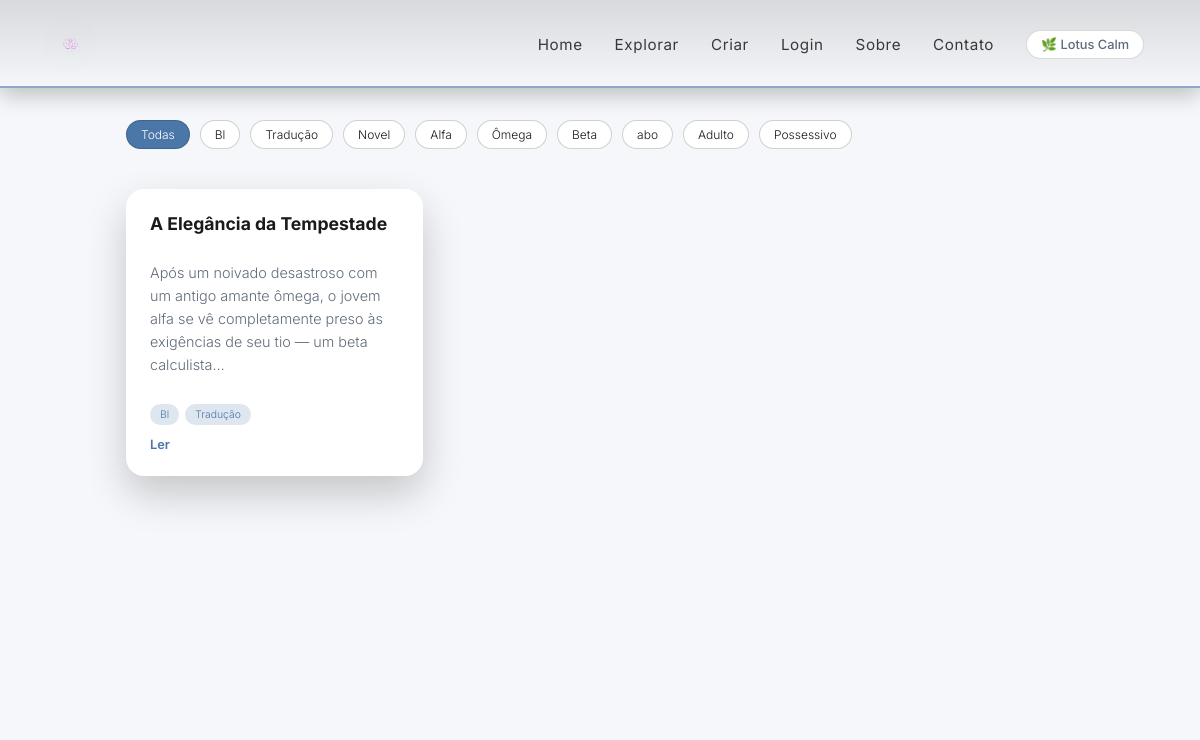
The page /explorar/ on the database its author committed.
### fanfics/models.py (models this page shows, shortened)
class Tag(models.Model):
    nome = models.CharField(max_length=50, unique=True)

class Fanfic(models.Model):
    ESTADO_CHOICES = (
        ("andamento", "Em andamento"),
        ("completa", "Completa"),
    )
    VISIBILIDADE_CHOICES = (
        ("draft", "Rascunho"),
        ("published", "Publicado"),
    )
    titulo = models.CharField(max_length=200)
    descricao = models.TextField()
    conteudo = models.TextField()
    autor = models.ForeignKey(User, on_delete=models.CASCADE, related_name="fanfics")
    tags = models.ManyToManyField(Tag, blank=True, related_name="fanfics")
    likes = models.IntegerField(default=0)
    estado = models.CharField(
        max_length=20,
        choices=ESTADO_CHOICES,
        default="andamento"
    )
    visibilidade = models.CharField(
        max_length=10,
        choices=VISIBILIDADE_CHOICES,
        default="draft"
    )
    criado_em = models.DateTimeField(auto_now_add=True)

### fanfics/views.py (the view)
# urls.py: path('explorar/', views.explorar, name='explorar'),
def explorar(request):
    tag_slug = request.GET.get("tag")
    fanfics = Fanfic.objects.filter(visibilidade="published")
    tags = Tag.objects.all()
    if tag_slug:
        fanfics = fanfics.filter(tags__nome=tag_slug)
    context = {
        "fanfics": fanfics,
        "tags": tags,
        "tag_ativa": tag_slug,
    }
    return render(request, "explorar.html", context)

### templates/explorar.html (shortened to what this page needs)
{% extends "base.html" %}
{% load static %}
{% block extra_css %}
<link rel="stylesheet" href="{% static 'css/explorar.css' %}">
{% endblock %}
{% block content %}
<section class="explorar">
    <div class="filtro-tags">
        <a href="{% url 'explorar' %}"
           class="tag {% if not tag_ativa %}ativa{% endif %}">
            Todas
        </a>
        {% for tag in tags %}
            <a href="?tag={{ tag.nome }}"
               class="tag {% if tag.nome == tag_ativa %}ativa{% endif %}">
                {{ tag.nome }}
            </a>
        {% endfor %}
    </div>
    <div class="cards-grid">
        {% for fanfic in fanfics %}
            <article class="fanfic-card">
                <h3>{{ fanfic.titulo }}</h3>
                <p class="descricao">
                    {{ fanfic.descricao|truncatechars:140 }}
                </p>
                <div class="fanfic-tags">
                    {% for tag in fanfic.tags.all %}
                        <span class="tag-mini">{{ tag.nome }}</span>
                    {% endfor %}
                </div>
                <a href="{% url 'fanfic_detail' fanfic.id %}" class="ler-btn">
                    Ler
                </a>
            </article>
        {% empty %}
            <p class="vazio">Nenhuma fanfic encontrada.</p>
        {% endfor %}
    </div>
</section>
{% endblock %}

### templates/base.html (shortened to what this page needs)
{% load static %}
<!DOCTYPE html>
<html lang="pt-br">
<head>
    <link rel="stylesheet" href="{% static 'css/home.css' %}">
    <link rel="stylesheet" href="{% static 'css/criar-fanfic.css' %}">
    {% block extra_css %}{% endblock %}
</head>
<body class="{% block body_class %}{% endblock %}">
<nav class="navbar">
    <div class="navbar-logo">
        <a href="{% url 'home' %}">
            <img src="{% static 'img/logo.png' %}" alt="Lotus Verse">
        </a>
    </div>
    <div class="nav-right">
        <div class="nav-links">
            <a href="{% url 'home' %}">Home</a>
            <a href="{% url 'explorar' %}">Explorar</a>
            <a href="{% url 'criar_fanfic' %}">Criar</a>
            {% if user.is_authenticated %}
                <a href="{% url 'perfil'%}">Meu perfil</a>
                <form action="{% url 'logout' %}" method="POST" style="display:inline;">
                    {% csrf_token %}
                    <button type="submit" class="nav-login btn-link">
                        Sair
                    </button>
                </form>
            {% else %}
                <a href="{% url 'login' %}" class="nav-login">Login</a>
            {% endif %}
            <a href="{% url 'sobre' %}">Sobre</a>
            <a href="{% url 'contato' %}">Contato</a>
        </div>
        <div class="theme-selector" id="theme-box">
            <div class="theme-current" id="theme-current">
            </div>
        </div>
    </div>
</nav>
<main>
  <div class="container">
    {% block content %}{% endblock %}
  </div>
</main>
</body>
</html>

### static/css/home.css (style rules this page uses)
:root { --bg-color:#f5f7fa; --text-color:#1a1a1a; --card-color:#ffffff; --accent-color:#4a76a8; --secondary-text:#5f6b7a; --border-color: color-mix(in srgb, var(--secondary-text) 25%, transparent); --shadow: 0 18px 40px rgba(0,0,0,.18); --shadow-strong: 0 28px 60px rgba(0,0,0,.28); }
body.theme-calm { --bg-color:#f5f7fa; --text-color:#1a1a1a; --card-color:#ffffff; --accent-color:#4a76a8; --secondary-text:#5f6b7a; }
* { box-sizing:border-box; }
html, body { height:100%; }
body { margin:0; font-family:"Inter", sans-serif; font-weight:300; background:var(--bg-color); color:var(--text-color); -webkit-font-smoothing:antialiased; text-rendering:optimizeLegibility; }
img { max-width:100%; height:auto; display:block; }
body, .navbar, main, .theme-current, .theme-dropdown, .nav-links a { transition: background-color .45s ease, color .35s ease, border-color .35s ease, box-shadow .35s ease; }
.navbar { position:fixed; top:0; width:100%; height:88px; padding:0 56px; display:flex; align-items:center; justify-content:space-between; background:linear-gradient( 180deg, color-mix(in srgb, var(--bg-color) 88%, black), var(--bg-color) ); backdrop-filter: blur(12px); box-shadow: 0 6px 22px rgba(0,0,0,.25), inset 0 -2px 0 color-mix(in srgb, var(--accent-color) 60%, transparent); z-index:1000; }
.navbar-logo img { height:44px; max-height:44px; width:auto; object-fit:contain; filter: drop-shadow( 0 0 14px color-mix(in srgb, var(--accent-color) 55%, transparent) ); transition: transform .25s ease; }
.nav-right { display:flex; align-items:center; gap:32px; }
.nav-links { display:flex; align-items:center; gap:32px; }
.nav-links a { text-decoration:none; color:var(--text-color); font-weight:400; font-size:.95rem; letter-spacing:.04em; opacity:.85; }
.nav-login { color:var(--accent-color); font-weight:500; opacity:1; }
.theme-selector { position:relative; display:flex; align-items:center; }
.theme-current { padding:6px 14px; border-radius:16px; font-size:.8rem; font-weight:500; background:var(--card-color); color:var(--secondary-text); border:1px solid var(--border-color); cursor:pointer; user-select:none; }
main { padding-top:88px; min-height: calc(100vh - 88px); background: var(--bg-color); }
main .container { width: min(980px, calc(100% - 32px)); margin: 0 auto; }

### static/css/explorar.css (style rules this page uses)
.explorar { max-width: 1100px; margin: 0 auto; padding: 2rem 1rem; }
.filtro-tags { display: flex; gap: 10px; flex-wrap: wrap; margin-bottom: 2.5rem; }
.filtro-tags .tag { text-decoration: none; font-size: 0.75rem; padding: 6px 14px; border-radius: 999px; background: var(--card-color); color: var(--text-color); border: 1px solid color-mix(in srgb, var(--text-color) 20%, transparent); transition: all .2s ease; }
.filtro-tags .tag.ativa { background: var(--accent-color); color: white; }
.cards-grid { display: grid; grid-template-columns: repeat(auto-fill, minmax(260px, 1fr)); gap: 1.8rem; }
.fanfic-card { background: var(--card-color); padding: 1.5rem; border-radius: 18px; box-shadow: 0 18px 40px rgba(0,0,0,.2); display: flex; flex-direction: column; gap: .8rem; }
.fanfic-card h3 { margin: 0; font-size: 1.1rem; }
.descricao { font-size: .9rem; color: var(--secondary-text); line-height: 1.6; }
.fanfic-tags { display: flex; gap: 6px; flex-wrap: wrap; }
.tag-mini { font-size: .65rem; padding: 4px 10px; border-radius: 999px; background: color-mix(in srgb, var(--accent-color) 18%, transparent); color: var(--accent-color); }
.ler-btn { margin-top: auto; align-self: flex-start; text-decoration: none; font-size: .8rem; font-weight: 600; color: var(--accent-color); }

### rows shown on the page
Tag: nome "Bl"
Tag: nome "Tradução"
Tag: nome "Novel"
Tag: nome "Alfa"
Tag: nome "Ômega"
Tag: nome "Beta"
Tag: nome "abo"
Tag: nome "Adulto"
Tag: nome "Possessivo"
Fanfic: titulo "A Elegância da Tempestade", descricao "Após um noivado desastroso com um antigo amante ômega, o jovem alfa se vê completamente preso às exigências de seu tio — um beta calculista…"
